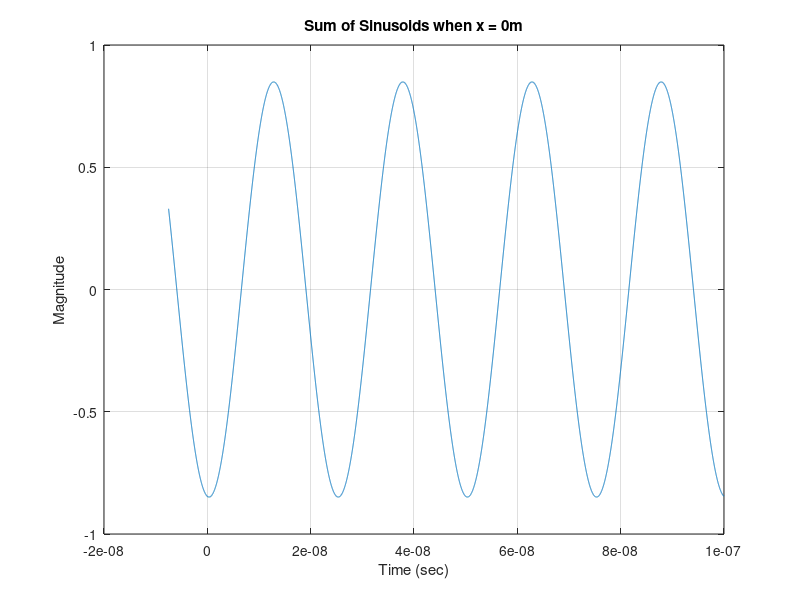

MATLAB code to generate this figure:
x = 0;
t = -.3/40e6:1/(32*40e8):4/40e6;
f1 = cos(80e6*pi*(t-((100^2)^(1/2))/3e8));
f2 = cos(80e6*pi*(t-(40+(11600)^(1/2))/3e8));
f = f1 + f2;
plot(t, f)
grid on, zoom on
title('Sum of Sinusoids when x = 0m');
ylabel('Magnitude');
xlabel('Time (sec)');

simmat = [1,-j,exp(-j*(pi/5));1,exp(-j*(pi/9)),exp(j/6);1,1,1];
sol = [exp(-j*(pi/6)); -2*exp(-j*(pi/7));1.5];
ans = simmat\sol;
disp(ans)